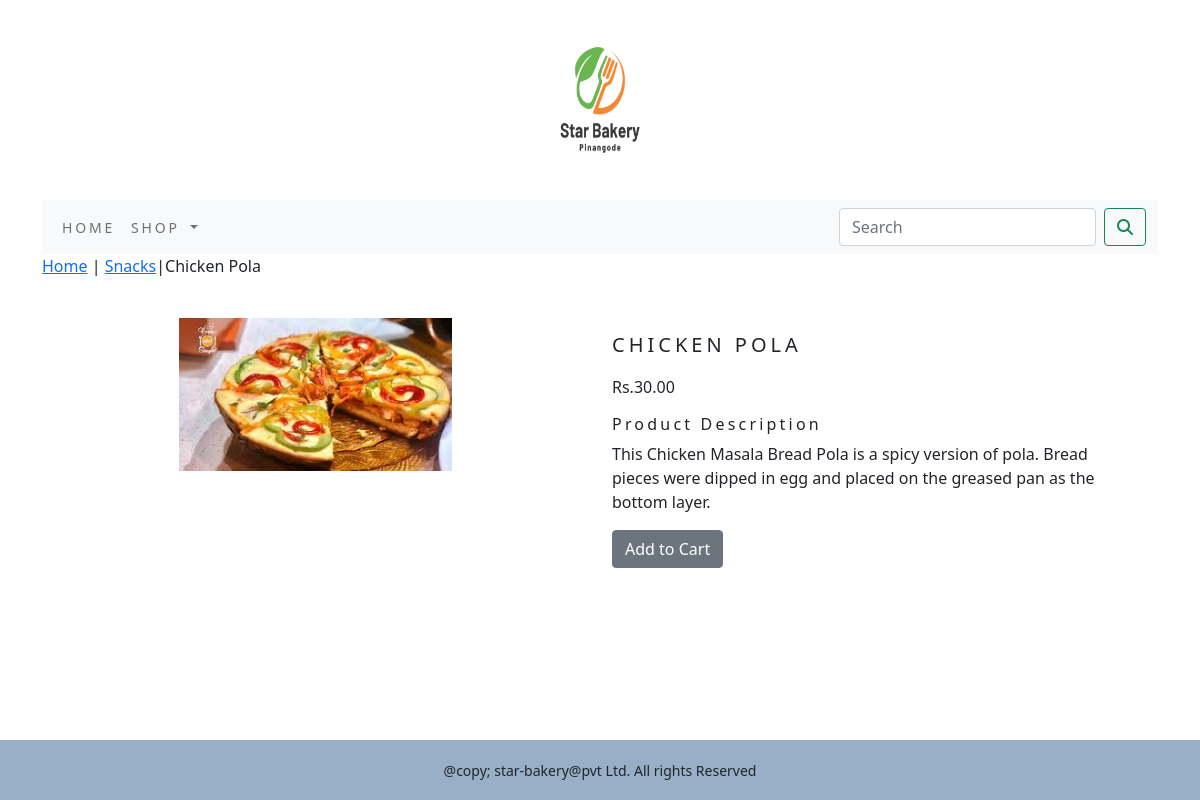
/shop_app/snacks/chicken-pola/, run on the app's committed database.
### shop_app/models.py (models this page shows, shortened)
class Product(models.Model):
    name=models.CharField(max_length=250,unique=True)
    slug=models.SlugField(max_length=250,unique=True)
    description=models.TextField(blank=True)
    price=models.DecimalField(max_digits=10,decimal_places=2)
    category=models.ForeignKey(Category,on_delete=models.CASCADE)
    image=models.ImageField(upload_to='product',blank=True)
    stock=models.IntegerField()
    available=models.BooleanField(default=True)
    created=models.DateTimeField(auto_now_add=True)
    updated=models.DateTimeField(auto_now=True)
    class Meta:
        ordering = ('name',)
        verbose_name = 'product'
    verbose_name_plural = 'products'

class Category(models.Model):
    name=models.CharField(max_length=200,unique=True)
    slug=models.SlugField(max_length=250,unique=True)
    description=models.TextField(blank=True)
    image=models.ImageField(upload_to='category',blank=True)
    class Meta:
        ordering=('name',)
        verbose_name='category'
        verbose_name_plural='categories'
    def get_url(self):
        return reverse('shop_app:product_by_category', args=[self.slug])
    def __str__(self):
        return '{}'.format(self.name)

### shop_app/views.py (the view)
# urls.py: path('<slug:c_slug>/<slug:product_slug>/',views.proDetail,name='prodCatDetail')
def proDetail(request,c_slug,product_slug):
    try:
        product=Product.objects.get(category__slug=c_slug,slug=product_slug)
    except Exception as e:
        raise e
    return render(request,'product.html',{'product':product})

### cart_app/context_processors.py (called while the page is built)
def counter(request):
    item_count=0
    if 'admin' in request.path:
        return {}
    else:
        try:
            cart=Cart.objects.filter(cart_id=_cart_id(request))
            cart_items=CartItem.objects.all().filter(cart=cart[:1])
            for cart_item in cart_items:
                item_count += cart_item.quantity
        except Cart.DoesNotExist:
            items_count=0
    return dict(item_count=item_count)

### cart_app/views.py (called while the page is built)
def _cart_id(request):
    cart=request.session.session_key
    if not cart:
        cart=request.session.create()
    return cart

### shop_app/context_processors.py (called while the page is built)
def menu_links(request):
   links=Category.objects.all()
   return dict(links=links)

### templates/product.html (shortened to what this page needs)
{% extends 'base.html' %}
{% load static %}
{% block content %}
<div class="row my_prod_row_class">
    <div class="mx_auto">
        <p><a href="{% url 'shop_app:allProdCat' %}">Home</a> | <a href="{{product.category.get_url}}">{{product.category}}</a>|{{product.name}}</p>
    </div>
    <div class="container">
        <br>
        <div class="row">
            <div class="col-12 col-sm-12 col-md-12 col-lg-6 text-center">
                <div style="min-width:18rem">
                    <img class="prod_img" src="{{product.image.url}}" alt="{{product.name}}">
        </div>
    </div>
        <div class="col-12 col-sm-12 col-md-12 col-lg-6">
            <div>
            <h1 class="my_prod_title text-uppercase">{{product.name}}</h1>
            <p class="my_prod_price">Rs.{{product.price}}</p>
            <h4 class="my_title">Product Description</h4>
            <p class="text-justify my_prod_text">{{product.description}}</p>
            {% if product.stock <= 0 %}
                <p class="text-justify my_prod_text"><b>Out of stock..!!</b></p>
            {% else %}
                <a class="btn btn-secondary" href="{% url 'cart_app:add_cart' product.id %}">Add to Cart</a>
            {% endif %}
        </div>
<br>
    </div>
    </div>
</div>
</div>
{% endblock %}

### static/css/custom.css (style rules this page uses)
body { font-family: 'Roboto', sans-serif; }
.my_title { font-size:16px; text_transform:uppercase; letter-spacing:.2em; }
.my_prod_title { font-size:20px; letter-spacing:.2em; padding-top:15px; padding-bottom:10px; }
.my_prod_text { padding-right:20px; }
.row .prod_img { width:50%; height:80%; }

### data on the page
Product: category "Snacks", name "Chicken Pola", image (picture), name "CHICKEN POLA", price "30.00", description "This Chicken Masala Bread Pola is a spicy version of pola. Bread pieces were dipped in egg and placed on the greased pan as the bottom layer."
